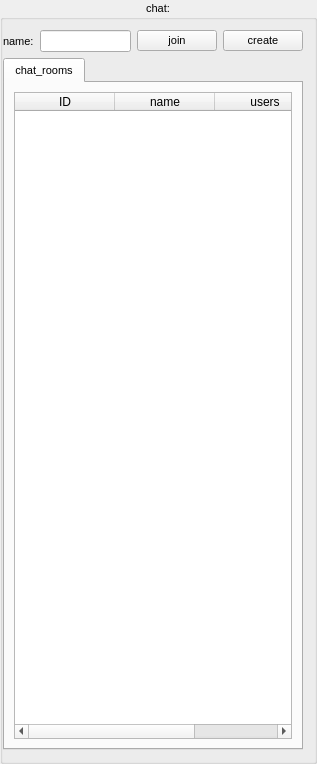
<?xml version="1.0" encoding="UTF-8"?>
<ui version="4.0">
 <class>cChatsView</class>
 <widget class="QGroupBox" name="cChatsView">
  <property name="geometry">
   <rect>
    <x>0</x>
    <y>0</y>
    <width>317</width>
    <height>764</height>
   </rect>
  </property>
  <property name="font">
   <font>
    <pointsize>8</pointsize>
   </font>
  </property>
  <property name="windowTitle">
   <string>GroupBox</string>
  </property>
  <property name="title">
   <string>chat:</string>
  </property>
  <property name="alignment">
   <set>Qt::AlignCenter</set>
  </property>
  <layout class="QVBoxLayout" name="verticalLayout_2">
   <property name="leftMargin">
    <number>0</number>
   </property>
   <item>
    <layout class="QHBoxLayout" name="horizontalLayout">
     <item>
      <widget class="QLabel" name="chatNameLabel">
       <property name="text">
        <string>name:</string>
       </property>
      </widget>
     </item>
     <item>
      <widget class="QLineEdit" name="chatLineEdit">
       <property name="sizePolicy">
        <sizepolicy hsizetype="Preferred" vsizetype="Fixed">
         <horstretch>0</horstretch>
         <verstretch>0</verstretch>
        </sizepolicy>
       </property>
      </widget>
     </item>
     <item>
      <widget class="QPushButton" name="chatJoinButton">
       <property name="sizePolicy">
        <sizepolicy hsizetype="Preferred" vsizetype="Fixed">
         <horstretch>0</horstretch>
         <verstretch>0</verstretch>
        </sizepolicy>
       </property>
       <property name="text">
        <string>join</string>
       </property>
      </widget>
     </item>
     <item>
      <widget class="QPushButton" name="chatCreateButton">
       <property name="sizePolicy">
        <sizepolicy hsizetype="Preferred" vsizetype="Fixed">
         <horstretch>0</horstretch>
         <verstretch>0</verstretch>
        </sizepolicy>
       </property>
       <property name="text">
        <string>create</string>
       </property>
      </widget>
     </item>
    </layout>
   </item>
   <item>
    <widget class="QTabWidget" name="tabWidget">
     <property name="currentIndex">
      <number>0</number>
     </property>
     <widget class="QWidget" name="tab">
      <attribute name="title">
       <string>chat_rooms</string>
      </attribute>
      <layout class="QVBoxLayout" name="verticalLayout">
       <item>
        <widget class="QTableWidget" name="chatRoomsTableWidget">
         <property name="editTriggers">
          <set>QAbstractItemView::NoEditTriggers</set>
         </property>
         <column>
          <property name="text">
           <string>ID</string>
          </property>
         </column>
         <column>
          <property name="text">
           <string>name</string>
          </property>
         </column>
         <column>
          <property name="text">
           <string>users</string>
          </property>
         </column>
        </widget>
       </item>
      </layout>
     </widget>
    </widget>
   </item>
  </layout>
 </widget>
 <resources/>
 <connections/>
</ui>
